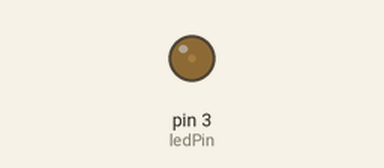
This sketch was run on a simulated Arduino Uno, built with avr-gcc and run on an emulated ATmega328P. Parts: output pins drawn as LEDs (lit = HIGH).

Above: at 0.05 s.
At 0.5 s:
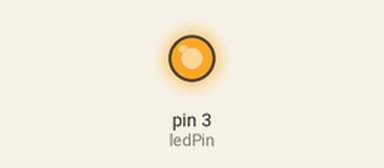
At 0.9 s:
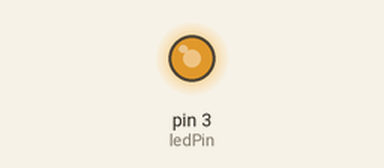
At 1.8 s:
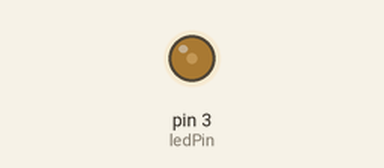
Timing chart, 0 to 4.8 s (numbered marks = the images above):
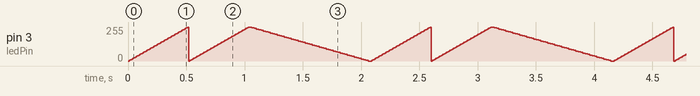

The sketch:

HeartBeat_Oct15.ino
```cpp
int ledPin = 3;

void setup()  {

}

void loop()  {
  // fade in from min to max in increments of 5 points:
  for(int fadeValue = 0 ; fadeValue <= 255; fadeValue +=5) {
    // sets the value (range from 0 to 255):
    analogWrite(ledPin, fadeValue);
    // wait for 30 milliseconds to see the dimming effect
    delay(10);
  }

  for(int fadeValue = 0 ; fadeValue <= 255; fadeValue +=5) {
    // sets the value (range from 0 to 255):
    analogWrite(ledPin, fadeValue);
    // wait for 30 milliseconds to see the dimming effect
    delay(10);
  }

  // fade out from max to min in increments of 5 points:
  for(int fadeValue = 255 ; fadeValue >= 0; fadeValue -=5) {
    // sets the value (range from 0 to 255):
    analogWrite(ledPin, fadeValue);
    // wait for 30 milliseconds to see the dimming effect
    delay(20);
  }
}
```

Measured:
- by itself, pin 3 (ledPin): moves between 0/255 and 255/255, repeating every 2.1 s
